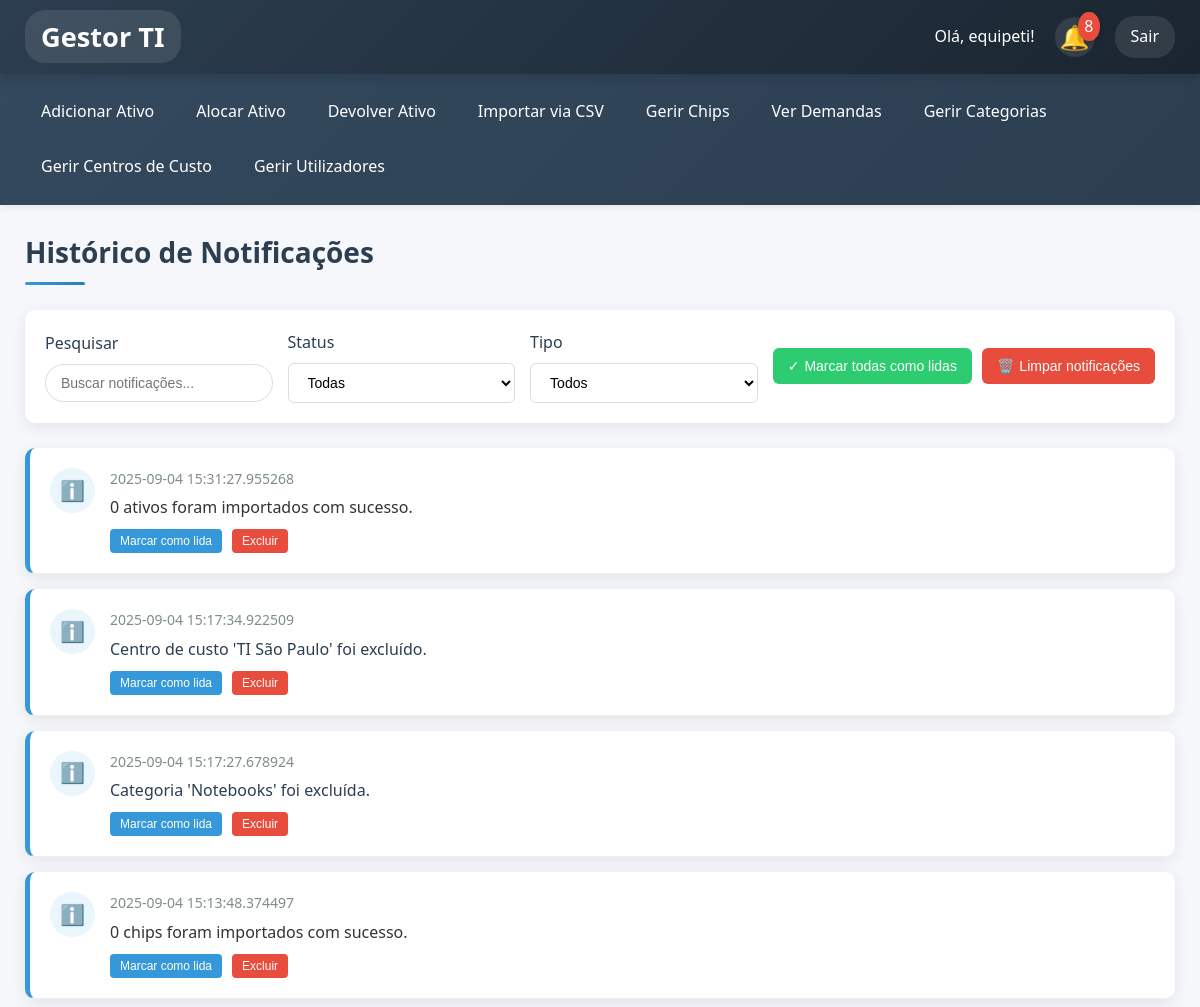
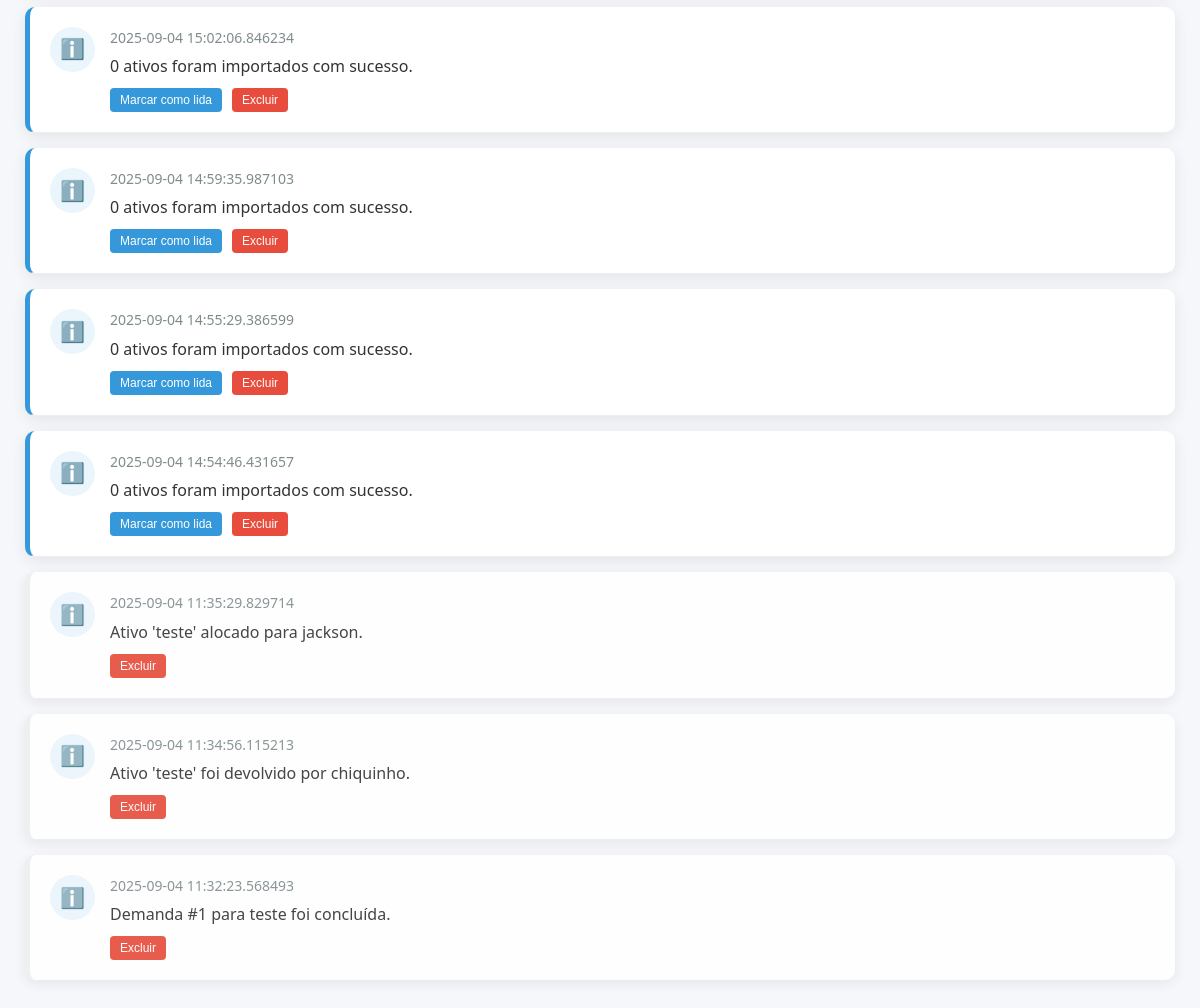
/notificacoes (signed in), run on the app's committed database (2 pictures, top to bottom).
### tables this page shows
CREATE TABLE usuarios (id INTEGER PRIMARY KEY, nome TEXT NOT NULL UNIQUE, departamento TEXT, password TEXT);

CREATE TABLE notificacoes (
                 id INTEGER PRIMARY KEY, mensagem TEXT NOT NULL, link TEXT, 
                 data_criacao DATETIME, lida BOOLEAN DEFAULT 0);

### gestor_ativos_ti.py (the view)
@app.route('/notificacoes')
@login_required
def listar_notificacoes():
    db_query("UPDATE notificacoes SET lida = 1", commit=True)
    return render_template('notificacoes.html', notificacoes=db_query("SELECT * FROM notificacoes ORDER BY data_criacao DESC"))

### gestor_ativos_ti.py (called while the page is built)
@login_manager.user_loader
def load_user(user_id):
    conn = sqlite3.connect('ativos_ti.db')
    c = conn.cursor()
    c.execute("SELECT id, nome FROM usuarios WHERE id = ?", (user_id,))
    user_data = c.fetchone()
    conn.close()
    if user_data:
        return User(id=user_data[0], nome=user_data[1])
    return None

def db_query(query, params=(), fetchone=False, commit=False):
    conn = sqlite3.connect('ativos_ti.db')
    conn.row_factory = sqlite3.Row
    c = conn.cursor()
    c.execute(query, params)
    result = c.fetchone() if fetchone else c.fetchall()
    if commit:
        conn.commit()
    conn.close()
    return result

### templates/notificacoes.html (shortened to what this page needs)
{% extends "base.html" %}
{% block content %}
<div class="notifications-header">
    <h1 class="notifications-title">Histórico de Notificações</h1>
</div>
<div class="filters-container">
    <div class="filter-group">
        <label class="filter-label">Pesquisar</label>
        <input type="text" class="filter-input" id="search-input" placeholder="Buscar notificações...">
    </div>
    <div class="filter-group">
        <label class="filter-label">Status</label>
        <select class="filter-select" id="status-filter">
            <option value="">Todas</option>
        </select>
    </div>
    <div class="filter-group">
        <label class="filter-label">Tipo</label>
        <select class="filter-select" id="type-filter">
            <option value="">Todos</option>
        </select>
    </div>
    <div class="action-buttons">
        <button class="action-btn btn-mark-read" onclick="markAllAsRead()">
            <span>✓</span> Marcar todas como lidas
        </button>
        <button class="action-btn btn-clear" onclick="clearNotifications()">
            <span>🗑️</span> Limpar notificações
        </button>
    </div>
</div>
<ul class="notifications-list" id="notifications-list">
    {% for notif in notificacoes %}
    <li class="notification-item {% if notif.lida %}read{% else %}unread{% endif %}" data-id="{{ notif.id }}">
        <div class="notification-icon {% if notif.tipo %}{{ notif.tipo }}{% else %}info{% endif %}">
            {% if notif.tipo == 'success' %}✓{% elif notif.tipo == 'warning' %}⚠️{% elif notif.tipo == 'danger' %}✗{% else %}ℹ️{% endif %}
        </div>
        <div class="notification-content">
            <div class="notification-date">{{ notif.data_criacao }}</div>
            <p class="notification-message">
                {% if notif.link %}
                    <a href="{{ notif.link }}" class="notification-link">{{ notif.mensagem }}</a>
                {% else %}
                    {{ notif.mensagem }}
                {% endif %}
            </p>
            <div class="notification-actions">
                {% if not notif.lida %}
                <button class="notification-btn btn-mark-as-read" onclick="markAsRead('{{ notif.id }}')">Marcar como lida</button>
                {% endif %}
                <button class="notification-btn btn-delete" onclick="deleteNotification('{{ notif.id }}')">Excluir</button>
            </div>
        </div>
    </li>
    {% else %}
    <div class="empty-state">
        <div class="empty-state-icon">🔔</div>
        <div class="empty-state-text">Nenhuma notificação encontrada</div>
        <a href="{{ url_for('index') }}" class="empty-state-action">Voltar ao Painel</a>
    </div>
    {% endfor %}
</ul>
{% endblock %}

### templates/base.html (shortened to what this page needs)
<!DOCTYPE html>
<html lang="pt-BR">
<head>
</head>
<body>
    <header class="header-bar">
        <h1><a href="{{ url_for('index') }}">Gestor TI</a></h1>
        <div>
            <span>Olá, {{ current_user.nome }}!</span>
            <div class="notifications">
                <div class="notification-bell" id="notification-bell">🔔</div>
                <span class="notification-count" id="notif-count" style="display: none;"></span>
            </div>
            <a href="{{ url_for('logout') }}">Sair</a>
        </div>
    </header>
    <nav class="nav">
        <a href="{{ url_for('adicionar_ativo') }}">Adicionar Ativo</a>
        <a href="{{ url_for('alocar_ativo') }}">Alocar Ativo</a>
        <a href="{{ url_for('devolver_ativo') }}">Devolver Ativo</a>
        <a href="{{ url_for('importar_csv') }}">Importar via CSV</a>
        <a href="{{ url_for('listar_chips') }}">Gerir Chips</a>
        <a href="{{ url_for('listar_demandas') }}">Ver Demandas</a>
        <a href="{{ url_for('listar_categorias') }}">Gerir Categorias</a>
        <a href="{{ url_for('listar_centros_custo') }}">Gerir Centros de Custo</a>
        <a href="{{ url_for('listar_usuarios') }}">Gerir Utilizadores</a>
    </nav>
    <main class="content">
        {% block content %}{% endblock %}
    </main>
</body>
</html>

### templates/base.html (style rules this page uses)
:root { --primary-color: #2c3e50; --secondary-color: #3498db; --accent-color: #e74c3c; --light-bg: #f5f7fa; --white: #ffffff; --text-dark: #2c3e50; --border-color: #ddd; --hover-bg: #f8f9fa; --success-color: #27ae60; --warning-color: #f39c12; --nav-bg: #34495e; --nav-hover: #46627f; --header-bg: #2c3e50; --notification-bg: #fff; --notification-border: #ddd; --shadow: 0 4px 12px rgba(0,0,0,0.15); --shadow-light: 0 2px 8px rgba(0,0,0,0.08); }
* { box-sizing: border-box; margin: 0; padding: 0; }
body { font-family: 'Segoe UI', Roboto, Oxygen, Ubuntu, Cantarell, sans-serif; margin: 0; background-color: var(--light-bg); color: var(--text-dark); line-height: 1.6; }
.header-bar { display: flex; justify-content: space-between; align-items: center; background: linear-gradient(135deg, var(--header-bg), #1a2530); color: white; padding: 15px 25px; box-shadow: var(--shadow); position: relative; z-index: 100; }
.header-bar h1 { margin: 0; font-size: 1.7em; font-weight: 600; }
.header-bar h1 a { color: white; text-decoration: none; transition: all 0.3s ease; }
.header-bar > div { display: flex; align-items: center; gap: 20px; }
.header-bar span { font-size: 1em; font-weight: 500; }
.header-bar a { color: white; text-decoration: none; padding: 8px 16px; border-radius: 20px; transition: all 0.3s ease; background-color: rgba(255, 255, 255, 0.1); }
.nav { display: flex; gap: 10px; flex-wrap: wrap; background: linear-gradient(135deg, var(--nav-bg), #2c3e50); padding: 15px 25px; box-shadow: var(--shadow-light); }
.nav a { color: white; text-decoration: none; padding: 10px 16px; border-radius: 6px; transition: all 0.3s ease; font-weight: 500; position: relative; }
.nav a::after { content: ""; position: absolute; bottom: 0; left: 0; width: 0; height: 2px; background-color: var(--secondary-color); transition: width 0.3s ease; }
.content { padding: 25px; max-width: 1400px; margin: 0 auto; }
.notifications { position: relative; }
.notification-bell { font-size: 1.5em; cursor: pointer; transition: all 0.3s ease; display: flex; align-items: center; justify-content: center; width: 40px; height: 40px; border-radius: 50%; background-color: rgba(255, 255, 255, 0.1); }
.notification-count { position: absolute; top: -5px; right: -5px; background: var(--accent-color); color: white; border-radius: 50%; padding: 2px 6px; font-size: 0.7em; font-weight: 600; box-shadow: 0 2px 5px rgba(0,0,0,0.2); min-width: 20px; text-align: center; }
.notification-item { padding: 12px 15px; border-bottom: 1px solid #eee; transition: all 0.2s ease; }
.notification-item:last-child { border-bottom: none; }
.notification-item a { color: #333; text-decoration: none; display: block; }

### data on the page
usuarios: nome "equipeti"
notificacoes: data_criacao "2025-09-04 15:31:27.955268", mensagem "0 ativos foram importados com sucesso."
notificacoes: data_criacao "2025-09-04 15:17:34.922509", mensagem "Centro de custo 'TI São Paulo' foi excluído."
notificacoes: data_criacao "2025-09-04 15:17:27.678924", mensagem "Categoria 'Notebooks' foi excluída."
notificacoes: data_criacao "2025-09-04 15:13:48.374497", mensagem "0 chips foram importados com sucesso."
notificacoes: data_criacao "2025-09-04 15:02:06.846234", mensagem "0 ativos foram importados com sucesso."
notificacoes: data_criacao "2025-09-04 14:59:35.987103", mensagem "0 ativos foram importados com sucesso."
notificacoes: data_criacao "2025-09-04 14:55:29.386599", mensagem "0 ativos foram importados com sucesso."
notificacoes: data_criacao "2025-09-04 14:54:46.431657", mensagem "0 ativos foram importados com sucesso."
notificacoes: data_criacao "2025-09-04 11:35:29.829714", mensagem "Ativo 'teste' alocado para jackson."
notificacoes: data_criacao "2025-09-04 11:34:56.115213", mensagem "Ativo 'teste' foi devolvido por chiquinho."
notificacoes: data_criacao "2025-09-04 11:32:23.568493", mensagem "Demanda #1 para teste foi concluída."
